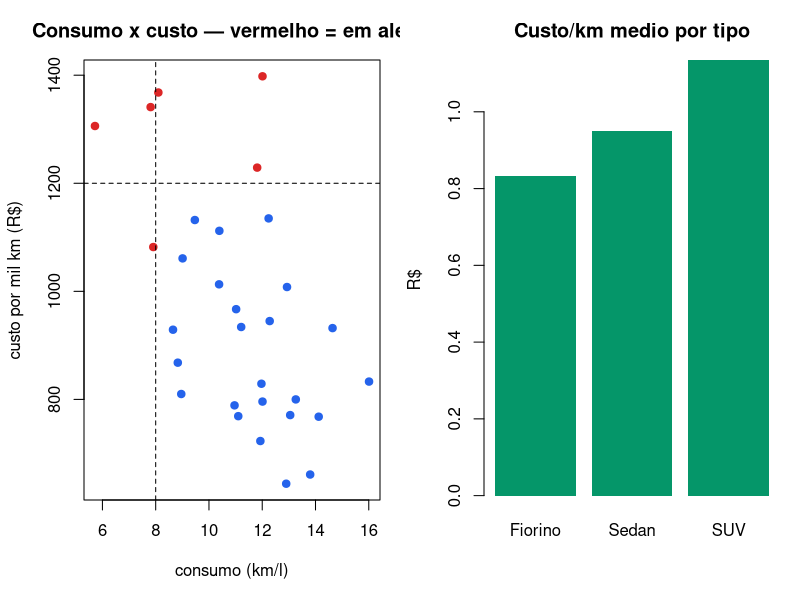

The R script that drew this image:
# Frota: consumo, custo por km e utilizacao dos veiculos

dir.create("outputs", showWarnings = FALSE)
set.seed(440)

gerar_frota <- function(n = 30) {
  tipo <- sample(c("Sedan", "SUV", "Fiorino"), n, replace = TRUE, prob = c(0.5, 0.3, 0.2))
  km_mes <- round(runif(n, 1800, 6500))

  # SUV bebe mais; Fiorino economiza
  base_consumo <- c(Sedan = 11, SUV = 8.2, Fiorino = 13.5)[tipo]
  km_por_litro <- pmax(4, rnorm(n, base_consumo, 1.2))
  custo_manutencao <- round(runif(n, 400, 2600), 2)
  lambda_parados <- ifelse(tipo == "Fiorino", 2, ifelse(tipo == "SUV", 4, 3))
  dias_parados <- rpois(n, lambda = lambda_parados)

  data.frame(
    veiculo = sprintf("VEI-%02d", seq_len(n)),
    tipo = tipo,
    km_mes = km_mes,
    litros = round(km_mes / km_por_litro),
    custo_manutencao = custo_manutencao,
    dias_parados = dias_parados
  )
}

frota <- gerar_frota()
frota$km_por_litro <- round(frota$km_mes / frota$litros, 2)

preco_diesel <- 6.10
frota$custo_combustivel <- frota$litros * preco_diesel
frota$custo_km <- round((frota$custo_combustivel + frota$custo_manutencao) / frota$km_mes, 3)
frota$utilizacao_pct <- round((22 - frota$dias_parados) / 22 * 100, 1)

cat("=== TOP 8 CUSTOS POR KM (piores) ===\n")
piores <- frota[order(-frota$custo_km), ][1:8, ]
print(piores[, c("veiculo", "tipo", "km_mes", "km_por_litro", "custo_km", "utilizacao_pct")], row.names = FALSE)

# --- alertas -----------------------------------------------------------------
alerta_custo <- frota$frota_alerta_flag <- frota$custo_km > 1.20
alerta_consumo <- frota$km_por_litro < 8

cat("\n=== ALERTAS ===\n")
cat(sprintf("- Veiculos com custo/km acima de R$ 1,20 : %d\n", sum(alerta_custo)))
cat(sprintf("- Veiculos abaixo de 8 km/l             : %d\n", sum(alerta_consumo)))

criticos <- frota[alerta_custo | alerta_consumo, ]
if (nrow(criticos) > 0) {
  cat("\nLista critica:\n")
  print(criticos[, c("veiculo", "tipo", "custo_km", "km_por_litro")], row.names = FALSE)
}

resumo_tipo <- aggregate(
  cbind(custo_km_medio = custo_km, utilizacao = utilizacao_pct) ~ tipo,
  data = frota, FUN = mean
)
resumo_tipo <- transform(resumo_tipo,
                         custo_km_medio = round(custo_km_medio, 3),
                         utilizacao = round(utilizacao, 1))
cat("\n=== RESUMO POR TIPO ===\n")
print(resumo_tipo, row.names = FALSE)

# --- grafico -----------------------------------------------------------------
png("outputs/frota_veiculos.png", width = 1100, height = 460, res = 110)
par(mfrow = c(1, 2), mar = c(5, 4.2, 3, 1))

plot(frota$km_por_litro, frota$custo_km * 1000,
     col = ifelse(alerta_custo | alerta_consumo, "#dc2626", "#2563eb"),
     pch = 19, xlab = "consumo (km/l)", ylab = "custo por mil km (R$)",
     main = "Consumo x custo — vermelho = em alerta")
abline(h = 1200, lty = 2)
abline(v = 8, lty = 2)

barplot(resumo_tipo$custo_km_medio, names.arg = resumo_tipo$tipo,
        col = "#059669", border = NA,
        main = "Custo/km medio por tipo", ylab = "R$")

dev.off()

write.csv(criticos, "outputs/frota_alertas.csv", row.names = FALSE)
cat("\nPainel e CSV de alertas salvos em outputs/\n")
